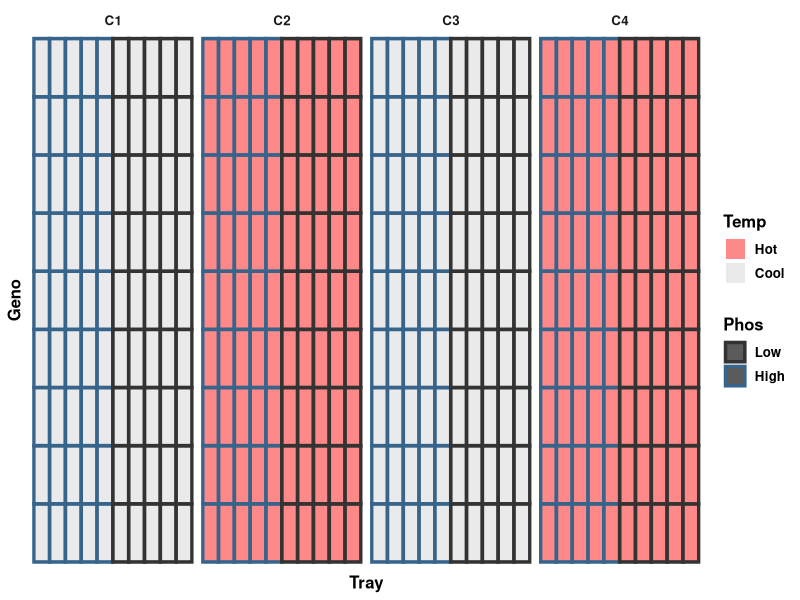
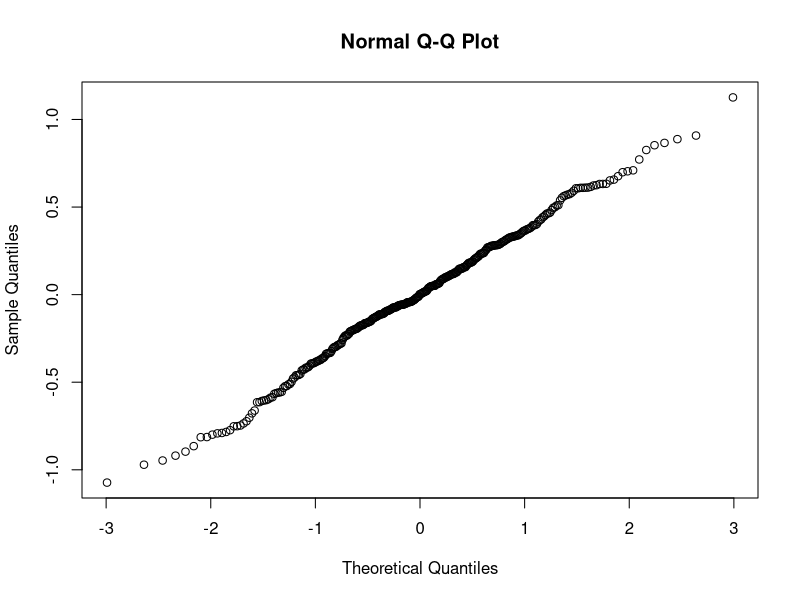
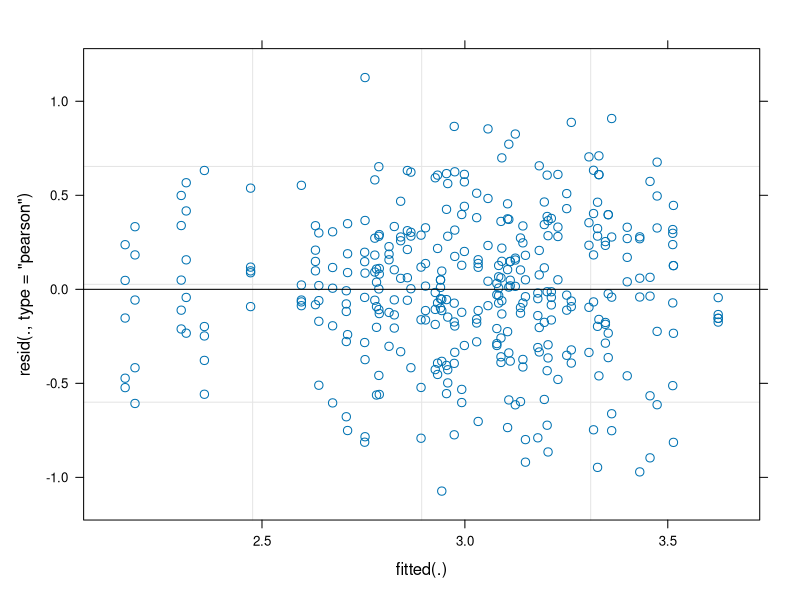

Here is the R script that generated these plots, in order:
## ---- chunk 1
knitr::opts_chunk$set(echo = TRUE)
## ---- chunk 2
library(lme4)
library(lmerTest)  
library(emmeans)  
library(multcomp)
library(multcompView)
library(ggplot2) 
library(tidyr)
library(dplyr)
library(readr)
library(readxl)
library(RColorBrewer)
library(viridis)
## ---- chunk 3
maize_data <- read_csv("../data/Maize_thickness.csv")
head(maize_data)
## ---- chunk 4
maize_data <- maize_data %>% 
  mutate(Tray = factor(Tray, levels = c(
    "T1", "T2", "T3", "T4", "T5", "T6", "T7", "T8", "T9", "T10"
  )))
 
maize_data %>% 
  ggplot(aes(x = Tray, y = Geno)) +
  facet_grid(. ~ Chamber) +
  geom_tile(aes(color = Phos, fill = Temp), size = 1.2, alpha = 0.8) +
  scale_color_manual(values = c("grey20", "steelblue4"), limits = c("Low", "High")) +
  scale_fill_manual(values = c("indianred1", "grey90"), limits = c("Hot", "Cool")) +
  theme_minimal() +
  theme(panel.grid = element_blank()) +
  theme(text = element_text(color = "black", size = 12, face = "bold")) +
  theme(axis.text = element_blank()) 
## ---- chunk 5

## ---- chunk 6
maize_data <- maize_data %>% 
  mutate(Tray.ID = paste(Chamber, Tray))

head(maize_data)
## ---- chunk 7
model_maize <- lmer(thickness ~ Temp * Phos * Geno + (1|Chamber) + (1|Tray.ID), data = maize_data)
## ---- chunk 8
qqnorm(resid(model_maize))
## ---- chunk 9
plot(model_maize)
## ---- chunk 10
anova(model_maize)
## ---- chunk 11
estimate_maize <- emmeans(model_maize, pairwise ~ Geno | Phos | Temp)
cld(estimate_maize$emmeans, Letter = letters)
## ---- chunk 12
oats_data <- read_csv("../data/Oats.csv")
head(oats_data)
## ---- chunk 13

## ---- chunk 14

## ---- chunk 15

## ---- chunk 16
